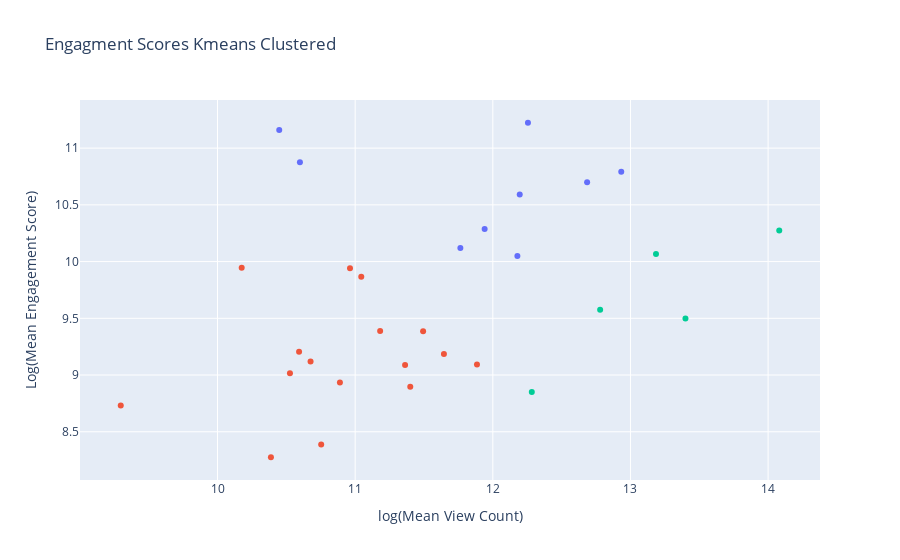

Here is the notebook cell this chart was saved with:
### Code cell
import pandas as pd
import numpy as np
import plotly.express as px
from sklearn.cluster import KMeans

# Assuming df is your main DataFrame and it includes both 'EngagementScore' and 'viewCount'
# Calculate sum of engagement score and view count per 'searchTerm' and reset index to keep 'searchTerm' in the DataFrame
topic_engagement = df.groupby('searchTerm').agg({
    'EngagementScore': 'mean',
    'viewCount': 'mean'
}).reset_index()

# Applying logarithmic transformation, ensuring there are no non-positive values
topic_engagement['logEngagementScore'] = np.log1p(topic_engagement['EngagementScore'])
topic_engagement['logViewCount'] = np.log1p(topic_engagement['viewCount'])

# Apply K-means clustering
kmeans = KMeans(n_clusters=3, random_state=42)  # You can choose different number of clusters based on your analysis
topic_engagement['Cluster'] = kmeans.fit_predict(topic_engagement[['logViewCount', 'logEngagementScore']])

# Map each cluster to a color
color_map = {0: 'red', 1: 'yellow', 2: 'green'}
topic_engagement['Color'] = topic_engagement['Cluster'].map(color_map)

# Create an interactive scatter plot using Plotly
fig = px.scatter(topic_engagement, x='logViewCount', y='logEngagementScore',
                 color=topic_engagement['Color'],
                 hover_name='searchTerm', title='Engagment Scores Kmeans Clustered',
                 labels={'logViewCount': 'log(Mean View Count)', 'logEngagementScore': 'Log(Mean Engagement Score)'})

# Hide the legend
fig.update_layout(showlegend=False)

# Show the plot
fig.show()

### Figure 1 — Plotly figure (JSON) as saved in the notebook; plotly's stock layout.template omitted (floating-point values rounded to 4 significant figures)
{"data": [{"hovertemplate": "<b>%{hovertext}</b><br><br>Color=red<br>log(Mean View Count)=%{x}<br>Log(Mean Engagement Score)=%{y}<extra></extra>", "hovertext": ["Abortion", "Critical Race Theory", "Insulin Prices", "Medicaid", "Student Loans", "Term Limits", "Trans Athletes", "Ukraine Russia", "labor unions"], "legendgroup": "red", "marker": {"color": "#636efa", "symbol": "circle"}, "mode": "markers", "name": "red", "orientation": "v", "showlegend": true, "type": "scatter", "x": [12.69, 11.76, 12.2, 10.45, 12.93, 11.94, 12.26, 12.18, 10.6], "xaxis": "x", "y": [10.7, 10.12, 10.59, 11.16, 10.79, 10.29, 11.22, 10.05, 10.88], "yaxis": "y"}, {"hovertemplate": "<b>%{hovertext}</b><br><br>Color=yellow<br>log(Mean View Count)=%{x}<br>Log(Mean Engagement Score)=%{y}<extra></extra>", "hovertext": ["Affirmative Action", "Border Camps", "China Taiwan", "Felon Voting Rights", "GMO", "Gay Marriage", "Gun Control", "Minimum Wage", "Obamacare", "Patriot Act", "Pharmaceutical Industry", "Police Violence", "Trans Rights", "Uyghur Persecution", "Vaccine Mandates", "Voter Fraud"], "legendgroup": "yellow", "marker": {"color": "#EF553B", "symbol": "circle"}, "mode": "markers", "name": "yellow", "orientation": "v", "showlegend": true, "type": "scatter", "x": [11.4, 11.18, 11.49, 11.36, 9.297, 10.39, 10.89, 11.04, 10.53, 10.75, 10.68, 11.64, 11.88, 10.96, 10.59, 10.18], "xaxis": "x", "y": [8.897, 9.389, 9.386, 9.089, 8.731, 8.275, 8.933, 9.866, 9.016, 8.387, 9.119, 9.185, 9.093, 9.94, 9.204, 9.945], "yaxis": "y"}, {"hovertemplate": "<b>%{hovertext}</b><br><br>Color=green<br>log(Mean View Count)=%{x}<br>Log(Mean Engagement Score)=%{y}<extra></extra>", "hovertext": ["Climate Change", "Euthanasia", "Iran Israel", "Israel Palestine", "Terrorism"], "legendgroup": "green", "marker": {"color": "#00cc96", "symbol": "circle"}, "mode": "markers", "name": "green", "orientation": "v", "showlegend": true, "type": "scatter", "x": [13.19, 13.4, 14.08, 12.28, 12.78], "xaxis": "x", "y": [10.07, 9.498, 10.27, 8.85, 9.575], "yaxis": "y"}], "layout": {"legend": {"title": {"text": "Color"}, "tracegroupgap": 0}, "showlegend": false, "title": {"text": "Engagment Scores Kmeans Clustered"}, "xaxis": {"anchor": "y", "domain": [0, 1], "title": {"text": "log(Mean View Count)"}}, "yaxis": {"anchor": "x", "domain": [0, 1], "title": {"text": "Log(Mean Engagement Score)"}}}}
